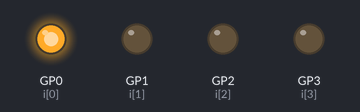
Bench run of a program on a simulated Raspberry Pi Pico running MicroPython. On the bench: output pins drawn as LEDs (lit = HIGH).

Above: at 0.05 s.
At 0.65 s:
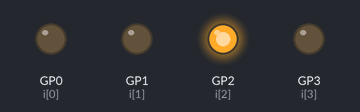
At 1.35 s:
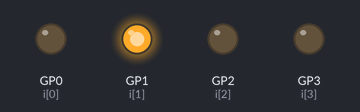
At 2.75 s:
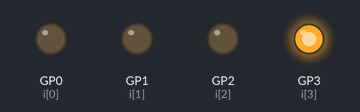
Timing chart, 0 to 3.0 s (numbered marks = the images above):
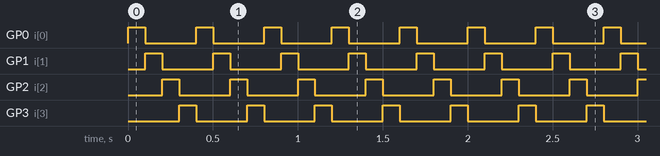

The program:

RunningLeds.py
```python
import machine
import utime

led=[]

for i in range(4):
    led.append(machine.Pin(i, machine.Pin.OUT))

sd=0.1
cl=0
lc=4

while True:
    led[cl].value(1)
    pl=(cl-1+lc)%lc
    led[pl].value(0)
    utime.sleep(sd)
    cl=(cl+1)%lc

 
```

Measured:
- by itself, GP0 (i[0]), GP1 (i[1]), GP2 (i[2]), GP3 (i[3]): alternates HIGH for 0.10 s and LOW for 0.30 s
